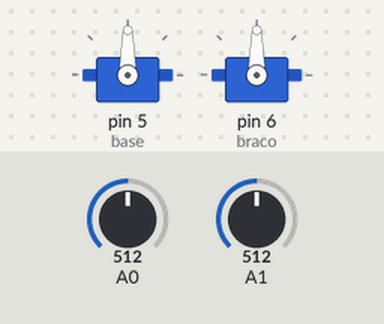
A sketch run on a simulated Arduino Uno, built with avr-gcc and run on an emulated ATmega328P. Parts: 2 × servo. The inputs (shaded band) are chosen by the test bench; at power-on: A0 = 512, A1 = 512.

Above: at 1.2 s.
1.3 s: A0 set to 716
At 1.7 s:
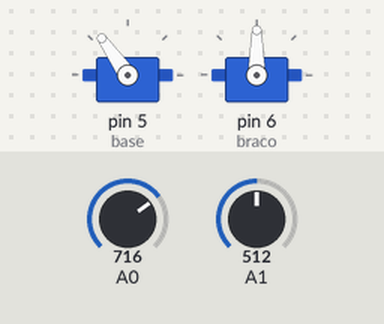
2.8 s: A1 set to 716
At 4.0 s:
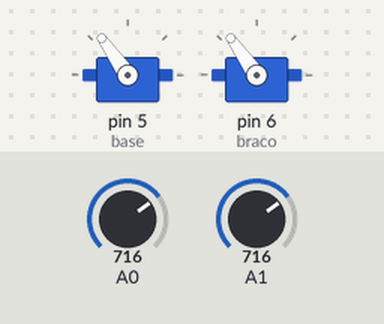
4.3 s: A0 set to 900
At 5.2 s:
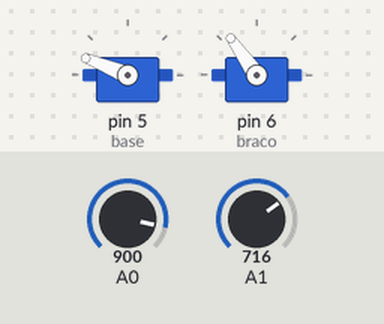
5.8 s: A1 set to 900
At 6.3 s:
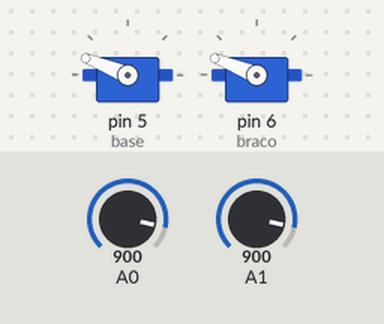
7.3 s: A0 set to 1023
At 8.5 s:
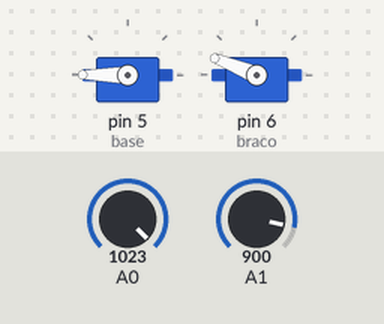
8.8 s: A1 set to 1023
At 9.8 s:
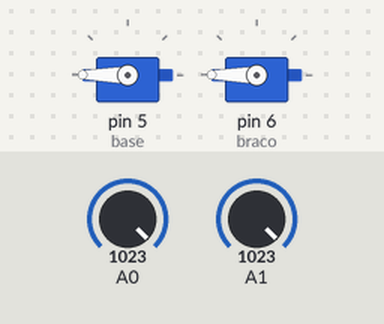
Timing chart, 0 to 11.3 s (numbered marks = the images above; inputs shaded):
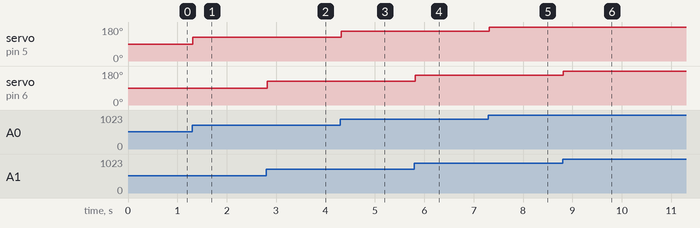

The sketch:

Projeto_145_Braco_Robotico_2DOF.ino
```cpp
// Projeto 145 - Braço Robótico 2DOF
// Arduino Uno | Arduino Neon Lab

#include <Servo.h>

 Servo base, braco;
 void setup(){ base.attach(5); braco.attach(6); }
 void loop(){
   base.write(map(analogRead(A0),0,1023,0,180));
   braco.write(map(analogRead(A1),0,1023,0,180));
   delay(15);
 }
```

Measured:
- after the input at 1.3 s, servo on pin 5 (base): 90° → 125° at once
- after the input at 2.8 s, servo on pin 6 (braco): 90° → 125° at once
- after the input at 4.3 s, servo on pin 5 (base): 125° → 158° at once
- after the input at 5.8 s, servo on pin 6 (braco): 125° → 158° at once
- after the input at 7.3 s, servo on pin 5 (base): 158° → 180° at once
- after the input at 8.8 s, servo on pin 6 (braco): 158° → 180° at once
